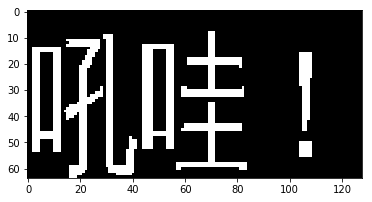

This figure's Python source:
# -*- coding: utf-8 -*-

import screenplay
from PIL import Image
try:
    import matplotlib.pyplot as plt
except:
    pass

disp = screenplay.DISP()

# Available test fonts:
#'Comfortaa': ('fonts/Comfortaa-Regular.ttf', 12, 0),
#'PoiretOne': ('fonts/PoiretOne-Regular.ttf', 16, 0),
#'Rokkitt': ('fonts/Rokkitt-Regular.ttf', 14, 0),
#'UbuntuMono': ('fonts/UbuntuMono-Regular.ttf', 15, 16),
#'RobotoMono': ('fonts/RobotoMono-Regular.ttf', 16, 16),
#'Wenq': ('fonts/wqy-zenhei.ttc', 16, 0),
#'NotoSansSC': ('fonts/NotoSansSC-Regular.otf', 16, 0),
#'NotoSerifSC': ('fonts/NotoSerifSC-Regular.otf', 16, 0),
#'unifont': ('fonts/unifont-11.0.02.pil', 0, 16), # bitmap font
#'Zfull': ('fonts/Zfull-GB.ttf', 16, 0),

line1 = u'这是坠吼的！'
line2 = u'吼哇！'
num = '123456789012345678901234567890'
en = 'The quick brown fox jumps over the lazy dog.'
multi = num + '\n' + en
img_path = 'test.png'

canvas = disp.txtDisp(line2, 'Wenq', 'xxxl', 8, 0)
#canvas = disp.imgDisp(img_path, 0, 0)

try:
    plt.imshow(canvas)
except:
    pass

#canvas.save('test_output.png', 'PNG')